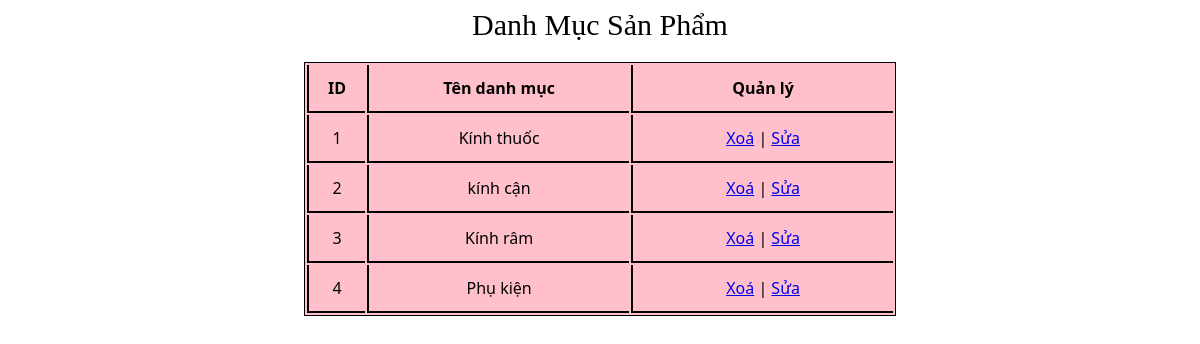
Page /admincp/modules/quanlydanhmucsp/lietke.php on the committed database.
### tables this page shows
CREATE TABLE `tbl_danhmuc` (
  `id_danhmuc` int(11) NOT NULL,
  `tendanhmuc` varchar(100) NOT NULL,
  `thutu` int(11) NOT NULL
);

### admincp/modules/quanlydanhmucsp/lietke.php (the view, shortened to what this page needs)
<?php
	$sql_lietke_danhmucsp = "SELECT * FROM tbl_danhmuc ORDER BY thutu DESC";
	$query_lietke_danhmucsp = mysqli_query($mysqli,$sql_lietke_danhmucsp);
?>
<div class="header_DM">
  <p>Danh Mục Sản Phẩm</p>
</div>
<div class="wrapperr">
<table >
  <tr>
  	<th class="ten_truong_id">ID</th>
    <th class="ten_truong" >Tên danh mục</th>
  	<th class="ten_truong" >Quản lý</th>
  </tr>
  <?php
  $i = 0;
  while($row = mysqli_fetch_array($query_lietke_danhmucsp)){
  	$i++;
  ?>
  <tr>
  	<td class="ten_truong_id"><?php echo $i ?></td>
    <td class="ten_truong"><?php echo $row['tendanhmuc'] ?></td>
   	<td class="ten_truong">
   		<a href="modules/quanlydanhmucsp/xuly.php?iddanhmuc=<?php echo $row['id_danhmuc'] ?>">Xoá</a> | <a href="?action=quanlydanhmucsanpham&query=sua&iddanhmuc=<?php echo $row['id_danhmuc'] ?>">Sửa</a>
   	</td>
  </tr>
  <?php
  }
  ?>
</table>
</div>

### admincp/modules/quanlydanhmucsp/lietke.php (style rules this page uses)
.wrapperr { display: flex; min-height: 30vh; justify-content:center; align-items: center; font-family: 'Segoe UI', Tahoma, Geneva, Verdana, sans-serif; }
.ten_truong { text-align: center; border-bottom : 2px solid; width : 45%; padding: 12px; border-left : 2px solid; }
.ten_truong_id { text-align: center; border-bottom : 2px solid; width : 10%; padding: 12px; border-left : 2px solid; }
table { width : 50%; border : 1px solid; margin-bottom :50px; background-color: pink; }
.header_DM p { text-align: center; font-size : 30px; margin-bottom :20px; }

### rows in the picture
tbl_danhmuc: tendanhmuc "Kính thuốc"
tbl_danhmuc: tendanhmuc "kính cận"
tbl_danhmuc: tendanhmuc "Kính râm"
tbl_danhmuc: tendanhmuc "Phụ kiện"
